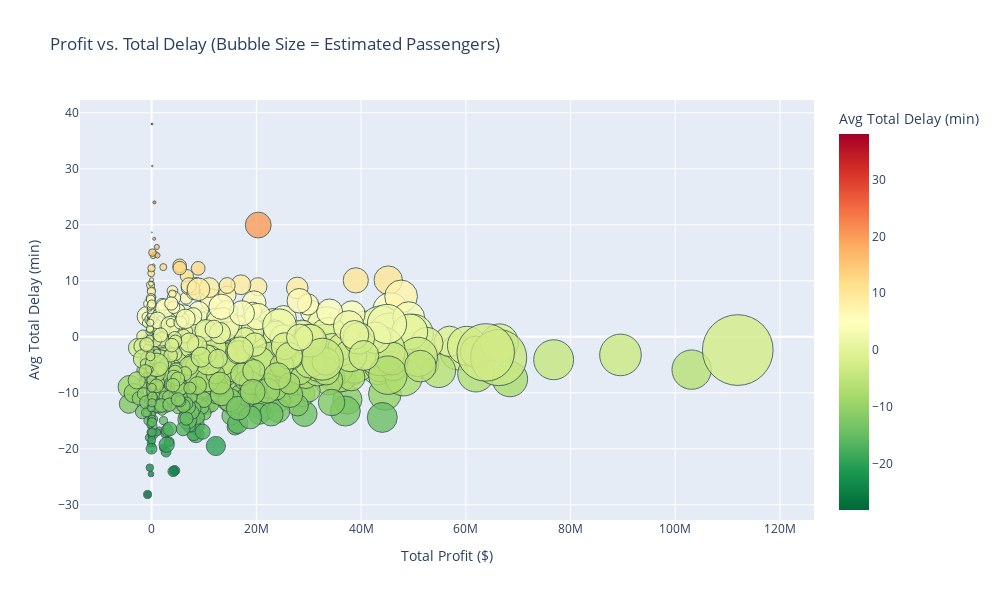

Write notebook code for a chart like this one.
### Markdown cell above
##### Insights:

1. Most profitable medium-large routes experience minimal or even negative average delays, showing that operational efficiency often aligns with strong financial performance.

2. Top-performing routes like Honolulu → Kahului and Charlotte → Wilmington sit firmly in the lower-right quadrant — combining high profit with early or on-time arrivals.

3. A few high-delay routes still show positive profits but are scattered in the upper-right quadrant, suggesting punctuality improvement could unlock even greater returns.

4. Bubble size shows routes with high passenger volume tend to operate with better delay control — supporting investment in high-utilization, low-delay corridors.

##### Storyline Placement:
Use this in the Delay & Punctuality Performance section to support the brand's promise of reliability. It visually reinforces how profitability and timeliness can coexist — critical for route selection and airline positioning.

### Code cell
import plotly.express as px


# Group by route and summarize
route_summary = (
    delay_df
    .groupby('ROUTE_NAME_CITY')
    .agg({
        'PROFIT': 'sum',
        'AVG_TOTAL_DELAY_MINUTES': 'mean',
        'ESTIMATED_PASSENGERS': 'sum'
    })
    .reset_index()
)

# Create interactive scatter plot
fig = px.scatter(
    route_summary,
    x='PROFIT',
    y='AVG_TOTAL_DELAY_MINUTES',
    size='ESTIMATED_PASSENGERS',
    hover_name='ROUTE_NAME_CITY',
    size_max=50,
    color='AVG_TOTAL_DELAY_MINUTES',
    color_continuous_scale='RdYlGn_r',  # Green = early, Red = late
    title='Profit vs. Total Delay (Bubble Size = Estimated Passengers)',
    labels={
        'PROFIT': 'Total Profit ($)',
        'AVG_TOTAL_DELAY_MINUTES': 'Avg Total Delay (min)',
        'ESTIMATED_PASSENGERS': 'Estimated Passengers'
    }
)

fig.update_traces(marker=dict(opacity=0.8, line=dict(width=1, color='DarkSlateGrey')))
fig.update_layout(height=600, width=1000)
fig.show()

### Figure 1 — Plotly figure (JSON) as saved in the notebook; plotly's stock layout.template omitted (floating-point values rounded to 4 significant figures; data arrays with more than 128 entries replaced by an {"elided": "..."} marker saying what was removed)
{"data": [{"hovertemplate": "<b>%{hovertext}</b><br><br>Total Profit ($)=%{x}<br>Avg Total Delay (min)=%{marker.color}<br>Estimated Passengers=%{marker.size}<extra></extra>", "hovertext": {"elided": "791 str values"}, "legendgroup": "", "marker": {"color": {"elided": "791 float values"}, "coloraxis": "coloraxis", "line": {"color": "DarkSlateGrey", "width": 1}, "opacity": 0.8, "size": {"elided": "791 float values"}, "sizemode": "area", "sizeref": 248.4, "symbol": "circle"}, "mode": "markers", "name": "", "orientation": "v", "showlegend": false, "type": "scatter", "x": {"elided": "791 float values"}, "xaxis": "x", "y": {"elided": "791 float values"}, "yaxis": "y"}], "layout": {"coloraxis": {"colorbar": {"title": {"text": "Avg Total Delay (min)"}}, "colorscale": [[0, "rgb(0,104,55)"], [0.1, "rgb(26,152,80)"], [0.2, "rgb(102,189,99)"], [0.3, "rgb(166,217,106)"], [0.4, "rgb(217,239,139)"], [0.5, "rgb(255,255,191)"], [0.6, "rgb(254,224,139)"], [0.7, "rgb(253,174,97)"], [0.8, "rgb(244,109,67)"], [0.9, "rgb(215,48,39)"], [1, "rgb(165,0,38)"]]}, "height": 600, "legend": {"itemsizing": "constant", "tracegroupgap": 0}, "title": {"text": "Profit vs. Total Delay (Bubble Size = Estimated Passengers)"}, "width": 1000, "xaxis": {"anchor": "y", "domain": [0, 1], "title": {"text": "Total Profit ($)"}}, "yaxis": {"anchor": "x", "domain": [0, 1], "title": {"text": "Avg Total Delay (min)"}}}}
